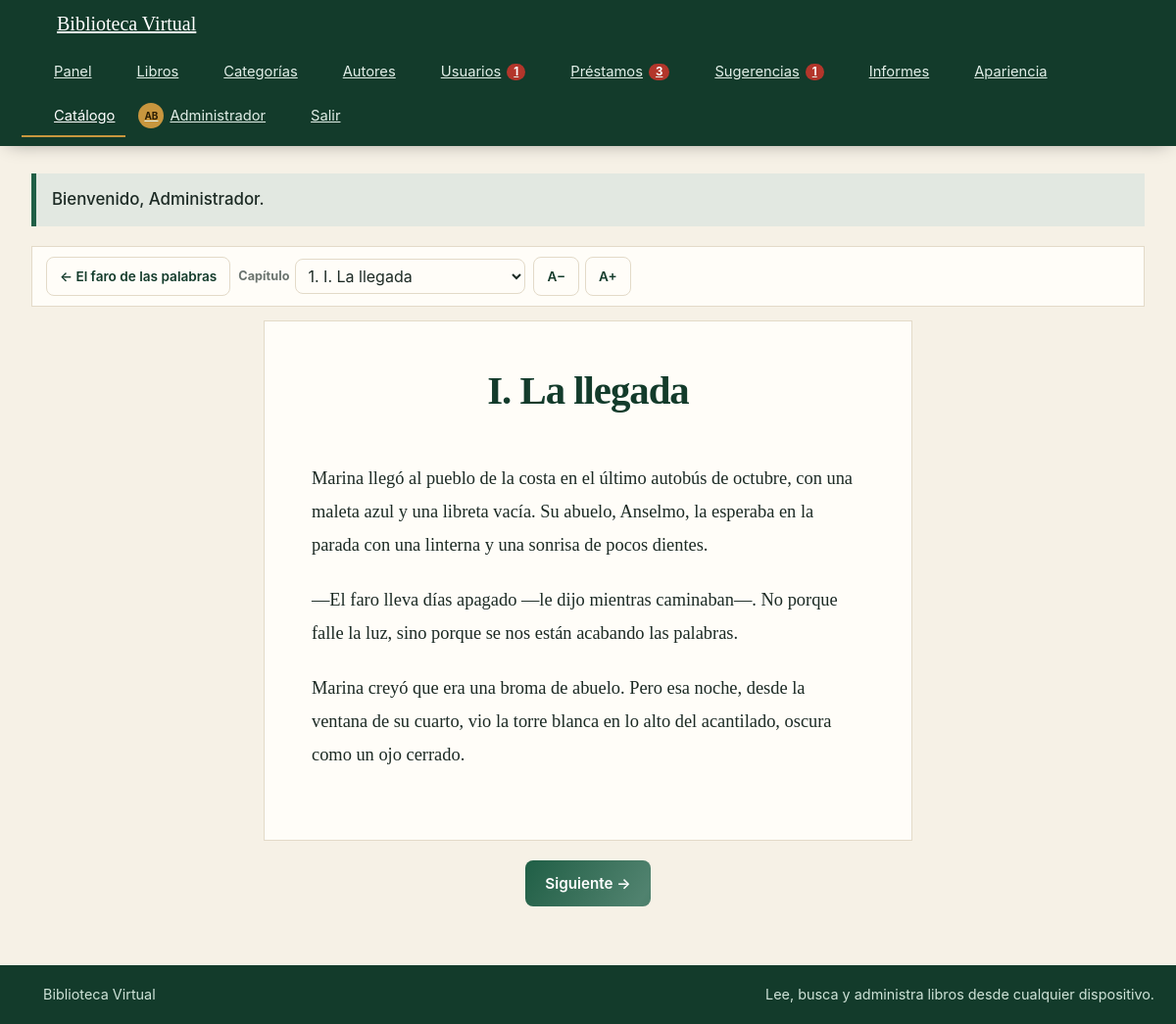
Screenshot of /leer.php?id=5 (signed in) with the database file from the repository.
### tables this page shows
CREATE TABLE usuarios (
  id INT NOT NULL AUTO_INCREMENT,
  nombre VARCHAR(80) NOT NULL,
  apellido VARCHAR(80) NOT NULL,
  correo VARCHAR(120) NOT NULL,
  telefono VARCHAR(20) NOT NULL,
  fecha_nacimiento DATE NOT NULL,
  clave VARCHAR(255) NOT NULL,
  rol ENUM('admin','bibliotecario','lector') NOT NULL DEFAULT 'lector',
  activo TINYINT(1) NOT NULL DEFAULT 1,
  foto VARCHAR(80) DEFAULT NULL,
  tema ENUM('auto','claro','oscuro') NOT NULL DEFAULT 'auto',
  edad_editable TINYINT(1) NOT NULL DEFAULT 0,
  cambiar_clave TINYINT(1) NOT NULL DEFAULT 0,
  creado_en TIMESTAMP NOT NULL DEFAULT CURRENT_TIMESTAMP,
  PRIMARY KEY (id),
  UNIQUE KEY uq_usuarios_correo (correo)
);

CREATE TABLE libros (
  id INT NOT NULL AUTO_INCREMENT,
  codigo VARCHAR(30) NOT NULL,
  titulo VARCHAR(150) NOT NULL,
  autor_id INT NOT NULL,
  categoria_id INT NOT NULL,
  editorial VARCHAR(100) DEFAULT NULL,
  anio SMALLINT DEFAULT NULL,
  ejemplares INT NOT NULL DEFAULT 0,
  descripcion TEXT DEFAULT NULL,
  archivo VARCHAR(80) DEFAULT NULL,
  creado_en TIMESTAMP NOT NULL DEFAULT CURRENT_TIMESTAMP,
  PRIMARY KEY (id),
  UNIQUE KEY uq_libros_codigo (codigo),
  KEY idx_libros_titulo (titulo),
  KEY idx_libros_autor (autor_id),
  KEY idx_libros_categoria (categoria_id),
  CONSTRAINT fk_libros_autor FOREIGN KEY (autor_id) REFERENCES autores(id) ON DELETE RESTRICT,
  CONSTRAINT fk_libros_categoria FOREIGN KEY (categoria_id) REFERENCES categorias(id) ON DELETE RESTRICT
);

CREATE TABLE capitulos (
  id INT NOT NULL AUTO_INCREMENT,
  libro_id INT NOT NULL,
  orden INT NOT NULL,
  titulo VARCHAR(150) NOT NULL,
  contenido MEDIUMTEXT NOT NULL,
  PRIMARY KEY (id),
  UNIQUE KEY uq_capitulos_orden (libro_id, orden),
  CONSTRAINT fk_capitulos_libro FOREIGN KEY (libro_id) REFERENCES libros(id) ON DELETE CASCADE
);

### leer.php (the view, shortened to what this page needs)
<?php
require_once 'seguridad.php';
exigir_login();
$cn = db();
$id = (int)(isset($_GET['id']) ? $_GET['id'] : 0);
$libro = fila($cn, 'SELECT l.id, l.titulo, l.archivo, a.nombre AS autor FROM libros l JOIN autores a ON a.id = l.autor_id WHERE l.id = ?', 'i', array($id));
$caps = consulta($cn, 'SELECT id, orden, titulo FROM capitulos WHERE libro_id = ? ORDER BY orden', 'i', array($id));
$total = count($caps);
$tiene_pdf = !empty($libro['archivo']);
$modo = ($total === 0 || (isset($_GET['modo']) && $_GET['modo'] === 'pdf' && $tiene_pdf)) ? 'pdf' : 'texto';
$lector = es_lector();
$uid = (int)$_SESSION['usuario_id'];
$lectura = $lector ? fila($cn, 'SELECT capitulo_orden, progreso, terminado FROM lecturas WHERE usuario_id = ? AND libro_id = ?', 'ii', array($uid, $id)) : null;
$cap = null;
$indice = 0;
$resaltados = array();
if ($modo === 'texto') {
    $orden = (int)(isset($_GET['cap']) ? $_GET['cap'] : 0);
    if ($orden < 1) { $orden = $lectura ? (int)$lectura['capitulo_orden'] : (int)$caps[0]['orden']; }
    foreach ($caps as $i => $c) { if ((int)$c['orden'] === $orden) { $indice = $i; } }
    $cap = fila($cn, 'SELECT id, orden, titulo, contenido FROM capitulos WHERE id = ?', 'i', array((int)$caps[$indice]['id']));
} elseif ($lector) {
    ejecutar($cn, 'INSERT INTO lecturas (usuario_id, libro_id, capitulo_orden, progreso) VALUES (?, ?, 1, 0) ON DUPLICATE KEY UPDATE actualizado_en = NOW()', 'ii', array($uid, $id));
}
$ya_terminado = $lectura && (int)$lectura['terminado'] === 1;
require 'cabecera.php';
?>
<div class="lector-barra no-imprimir">
  <div class="grupo"><a class="btn btn-sm btn-claro" href="libro.php?id=<?php echo $id; ?>">← <?php echo e(mb_substr($libro['titulo'], 0, 28)); ?></a></div>
  <?php if ($modo === 'texto'): ?>
  <form class="grupo" method="get" action="leer.php">
    <label for="cap" class="ayuda" style="margin:0">Capítulo</label>
    <select id="cap" name="cap" onchange="this.form.submit()">
      <?php foreach ($caps as $c): ?><option value="<?php echo (int)$c['orden']; ?>" <?php echo (int)$c['orden'] === (int)$cap['orden'] ? 'selected' : ''; ?>><?php echo (int)$c['orden']; ?>. <?php echo e(mb_substr($c['titulo'], 0, 40)); ?></option><?php endforeach; ?>
    </select>
  </form>
  <div class="grupo">
    <button class="btn btn-sm btn-claro" type="button" id="menos" aria-label="Letra más pequeña">A−</button>
    <button class="btn btn-sm btn-claro" type="button" id="mas" aria-label="Letra más grande">A+</button>
  </div>
  <?php endif; ?>
</div>
<?php if ($modo === 'texto'): ?>
  <article class="lector-texto" id="contenedor-lector">
    <h1><?php echo e($cap['titulo']); ?></h1>
    <div id="texto" data-capitulo="<?php echo (int)$cap['id']; ?>" data-puede="<?php echo $lector ? '1' : '0'; ?>" data-resaltados="<?php echo e(json_encode($resaltados)); ?>">
      <?php
      $contenido = str_replace(array("\r\n", "\r"), "\n", $cap['contenido']);
      foreach (preg_split('/\n{2,}/', trim($contenido)) as $bloque) {
          echo '<p>' . nl2br(e($bloque)) . '</p>';
      }
      ?>
    </div>
  </article>
  <div class="acciones no-imprimir" style="justify-content:center;margin-top:20px">
    <?php if ($indice < $total - 1): ?>
      <a class="btn" href="leer.php?id=<?php echo $id; ?>&cap=<?php echo (int)$caps[$indice + 1]['orden']; ?>">Siguiente →</a>
    <?php elseif ($lector && !$ya_terminado): ?>
      <button class="btn btn-oro" type="button" id="terminar"><?php echo icono('check', 16); ?> Terminé de leer este libro</button>
    <?php else: ?>
      <a class="btn btn-claro" href="libro.php?id=<?php echo $id; ?>">Calificar y comentar el libro</a>
    <?php endif; ?>
  </div>
<?php endif; ?>
<?php require 'pie.php'; ?>

### seguridad.php (shortened to what this page needs)
<?php
function e($v) {
    return htmlspecialchars((string)$v, ENT_QUOTES, 'UTF-8');
}
function logueado() {
    return !empty($_SESSION['usuario_id']);
}
function es_lector() {
    return logueado() && isset($_SESSION['rol']) && $_SESSION['rol'] === 'lector';
}
function consulta($cn, $sql, $tipos = '', $params = array()) {
    $st = $cn->prepare($sql);
    if ($tipos !== '') {
        $args = array($tipos);
        foreach ($params as $k => $v) { $args[] = &$params[$k]; }
        call_user_func_array(array($st, 'bind_param'), $args);
    }
    $st->execute();
    $filas = array();
    $meta = $st->result_metadata();
    if ($meta) {
        if (method_exists($st, 'get_result')) {
            $r = $st->get_result();
            while ($f = $r->fetch_assoc()) { $filas[] = $f; }
        }
    }
    return $filas;
}
function fila($cn, $sql, $tipos = '', $params = array()) {
    $f = consulta($cn, $sql, $tipos, $params);
    return $f ? $f[0] : null;
}
function usuario_actual() {
    static $u = false;
    if ($u === false) {
        $u = null;
        if (logueado()) {
            $u = fila(db(), 'SELECT id, nombre, apellido, rol, activo, foto, tema, cambiar_clave FROM usuarios WHERE id = ?', 'i', array((int)$_SESSION['usuario_id']));
        }
    }
    return $u;
}
function exigir_login() {
    $u = usuario_actual();
}
function avatar_html($u, $tam = 34) {
    $nombre = isset($u['nombre']) ? $u['nombre'] : '?';
    $apellido = isset($u['apellido']) ? $u['apellido'] : '';
    $ini = mb_strtoupper(mb_substr($nombre, 0, 1) . mb_substr($apellido, 0, 1));
    return '<span class="avatar avatar-ini" style="width:' . (int)$tam . 'px;height:' . (int)$tam . 'px;font-size:' . (int)($tam * 0.4) . 'px">' . e($ini) . '</span>';
}
function icono($nombre, $tam = 18) {
    $trazo = isset($p[$nombre]) ? $p[$nombre] : $p['libro'];
    return '<svg class="ico" width="' . (int)$tam . '" height="' . (int)$tam . '" viewBox="0 0 24 24" fill="none" stroke="currentColor" stroke-width="2" stroke-linecap="round" stroke-linejoin="round" aria-hidden="true">' . $trazo . '</svg>';
}

### estilos.css (style rules this page uses)
:root { --primario:#1f5f46;--acento:#c8963e;--fondo-personalizado:#f6f1e6;--fondo-osc-personalizado:#101a16;--fondo:var(--fondo-personalizado);--fondo-osc:var(--fondo-osc-personalizado);--papel:#fffdf8;--texto:#1c2a24;--suave:#6a736e;--borde:#e3dac8;--primario-osc:#133d2d;--primario-cl:#e6f1ea;--acento-osc:#a47521;--rojo:#b3362b;--rojo-cl:#fbe6e3;--azul:#245a8d;--azul-cl:#e3eef8;--amarillo-cl:#fff3d6;--sombra:0 10px 30px -14px rgba(19,61,45,.35);--fs:1rem;--radio:0 }
* { box-sizing:border-box }
html { scroll-behavior:smooth;-webkit-text-size-adjust:100%;text-size-adjust:100% }
body { margin:0;font-family:"Segoe UI",Roboto,Helvetica,Arial,sans-serif;background:var(--fondo);color:var(--texto);line-height:1.55;min-height:100vh;min-height:100dvh;display:flex;flex-direction:column;font-size:var(--fs);overflow-wrap:anywhere }
img,svg { max-width:100% }
a { color:var(--primario) }
h1,h2,h3 { font-family:Georgia,"Times New Roman",serif;line-height:1.2;margin:0 0 .5em;color:var(--primario-osc);font-size:revert }
h1 { font-size:clamp(1.5rem,1.1rem + 1.6vw,2.2rem) }
.ico { vertical-align:-3px;flex:none }
.avatar { border-radius:50%;object-fit:cover;vertical-align:middle;flex:none }
.avatar-ini { display:inline-flex;align-items:center;justify-content:center;background:var(--acento);color:#2b1d03;font-weight:700 }
.btn { display:inline-flex;align-items:center;justify-content:center;gap:8px;border:0;border-radius:0;background:var(--primario);color:#fff!important;padding:11px 20px;font-size:.95rem;font-weight:600;cursor:pointer;position:relative;overflow:hidden;isolation:isolate;text-decoration:none;font-family:inherit;min-height:40px;transition:transform .25s ease,box-shadow .25s ease,filter .25s ease,background-position .45s ease }
.btn::after { content:"";position:absolute;top:0;bottom:0;left:-80%;width:50%;background:linear-gradient(110deg,transparent,rgba(255,255,255,.5),transparent);transform:skewX(-20deg);transition:left .55s ease;pointer-events:none }
.btn-sm { padding:7px 13px;font-size:.85rem;min-height:34px }
.btn-claro { background:var(--papel);color:var(--primario-osc)!important;border:1px solid var(--borde) }
label { display:block;font-weight:600;font-size:.9rem;margin-bottom:4px }
input[type=text],input[type=email],input[type=password],input[type=number],input[type=date],input[type=search],input[type=file],select,textarea { width:100%;padding:10px 12px;border:1px solid var(--borde);background:var(--papel);color:var(--texto);font-size:1rem;font-family:inherit;border-radius:0;transition:border-color .2s,box-shadow .2s;min-height:42px }
.acciones { display:flex;gap:10px;flex-wrap:wrap;align-items:center }
.ayuda { font-size:.82rem;color:var(--suave);margin-top:3px }
.lector-barra { display:flex;flex-wrap:wrap;gap:8px;align-items:center;background:var(--papel);border:1px solid var(--borde);padding:10px 14px;margin-bottom:14px;position:sticky;top:60px;z-index:10 }
.lector-barra .grupo { display:flex;gap:6px;align-items:center;flex-wrap:wrap }
.lector-barra select { width:auto;min-height:36px;padding:6px 8px }
.lector-texto { max-width:72ch;margin:0 auto;background:var(--papel);border:1px solid var(--borde);padding:clamp(18px,5vw,48px);font-family:Georgia,"Times New Roman",serif;font-size:calc(var(--lfs,1.15) * 1rem);line-height:1.85 }
.lector-texto h1 { margin-bottom:1.2em;text-align:center }
.lector-texto p { margin:0 0 1.2em }
:root { --fuente-cuerpo:"Inter","Segoe UI",Roboto,Helvetica,Arial,sans-serif; --fuente-titulos:"Georgia","Times New Roman",serif; --texto-xs:clamp(.74rem,.7rem + .12vw,.82rem); --texto-sm:clamp(.86rem,.82rem + .16vw,.94rem); --texto-base:clamp(.96rem,.92rem + .18vw,1.06rem); --texto-lg:clamp(1.12rem,1.02rem + .42vw,1.32rem); --texto-xl:clamp(1.38rem,1.18rem + .8vw,1.85rem); --texto-2xl:clamp(1.8rem,1.35rem + 1.6vw,2.65rem); --texto-3xl:clamp(2.25rem,1.55rem + 2.8vw,3.65rem); }
body { font-family:var(--fuente-cuerpo);font-size:var(--texto-base);line-height:1.65 }
h1 { font-size:var(--texto-2xl);line-height:1.12;letter-spacing:-.025em }
p { max-width:75ch }
label { font-size:var(--texto-sm);font-weight:700;letter-spacing:.005em }
.ayuda,.cat,.sobrelinea { font-size:var(--texto-xs) }
input[type=text],input[type=email],input[type=password],input[type=number],input[type=date],input[type=search],input[type=file],select,textarea { border-radius:8px;min-height:48px;padding:12px 14px;line-height:1.35 }
.btn { border-radius:8px;min-height:46px }
.btn-sm { min-height:40px }

### rows the page displays
usuarios: ini "AB"
libros: titulo "El faro de las palabras"
capitulos: titulo "I. La llegada", contenido "Marina llegó al pueblo de la costa en el último autobús de octubre, con una maleta azul y una libreta vacía. Su abuelo, Anselmo, la esperaba en la parada con una linterna y una sonrisa de pocos dientes.", contenido "—El faro lleva días apagado —le dijo mientras caminaban—. No porque falle la luz, sino porque se nos están acabando las palabras.", contenido "Marina creyó que era una broma de abuelo. Pero esa noche, desde la ventana de su cuarto, vio la torre blanca en lo alto del acantilado, oscura como un ojo cerrado."

### other values shown
$cab_cfg['nombre_sitio'] "Biblioteca Virtual"
$cab_item[1] "Panel"
$cab_item[1] "Libros"
$cab_item[1] "Categorías"
$cab_item[1] "Autores"
$cab_item[1] "Usuarios"
$cab_item[4] "1"
$cab_item[1] "Préstamos"
$cab_item[4] "3"
$cab_item[1] "Sugerencias"
$cab_item[1] "Informes"
$cab_item[1] "Apariencia"
$cab_item[1] "Catálogo"
$_SESSION['nombre'] "Administrador"
$_SESSION['flash'][1] "Bienvenido, Administrador."
